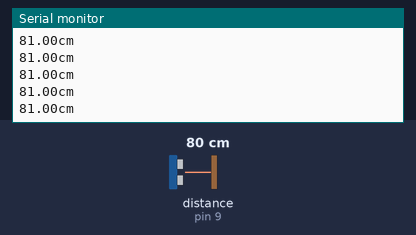
Recording of a sketch running on a simulated Arduino Uno, built with avr-gcc and run on an emulated ATmega328P. Parts: the last lines printed to the serial monitor. Inputs (shaded band) come from the test bench; at power-on: distance to the obstacle (sensor on pin 9) 80 cm. The echo pulse lasts 58.3 µs per cm.

Above: at 1.2 s.
1.3 s: distance to the obstacle (sensor on pin 9) set to 2 cm
At 2.0 s:
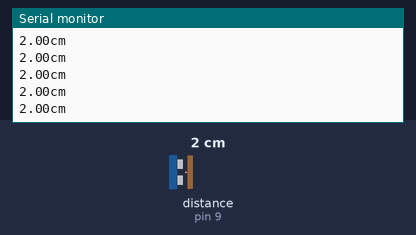
2.8 s: distance to the obstacle (sensor on pin 9) set to 4 cm
At 3.4 s:
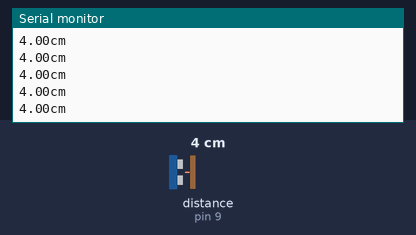
Timing chart, 0 to 5.8 s (numbered marks = the images above; inputs shaded):
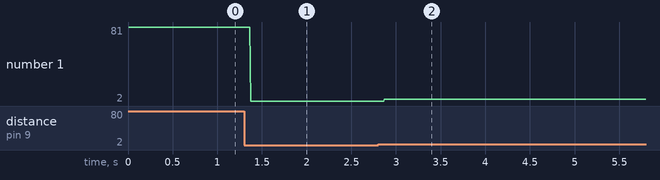

The sketch:

sketch_oct25a.ino
```cpp
#include <NewPing.h>


#define MAX_DISTANCE 100 //cms
#define TRIGGER_PIN 8
#define ECHO_PIN 9
#define PIN_INTERVEL 1000 //ms
NewPing sonar(TRIGGER_PIN,ECHO_PIN,MAX_DISTANCE);
void setup() {
  // put your setup code here, to run once:

  //configurar puerto serie a 9600 bps
  Serial.begin(9600);

}

void loop() {
  // put your main code here, to run repeatedly:
    float d = sonar.ping_cm();

  //escribir por serie
  Serial.print(d);
  Serial.println("cm");
}
```

Measured:
- after the input at 1.3 s, the serial monitor: prints a new line after 0.07 s (image 1)
- after the input at 2.8 s, the serial monitor: prints a new line after 0.07 s (image 2)
- plotted number 1: 81 → 2 after the input at 1.3 s, 2 → 4 after the input at 2.8 s
